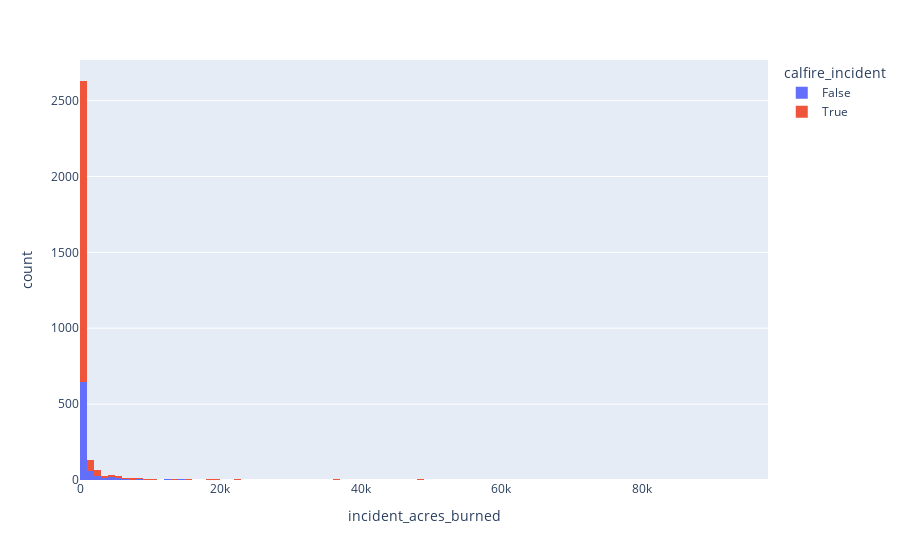

Notebook code for this chart:
### Markdown cell above
**Q1** How many variables and observations?<br>
There are 3338 observations and 23 variables <br>

**Q2** How many different incident types are there?
<br> There are 3338 difference indicents<br>

**Q3** Make a histogram of the acres burned and color the bars by whether or not the incident was a calfire incident. You will probably need to make a mask to remove very small and very large fires. How many fires burned more than 100,000 acres? What is the largest fire in the data?

**Extra Q** EXTRA - CHALLENGE - See if you can create a graph that answers the question: Are fires getting bigger or more frequent over time? You get complete creative control on how to answer this question!

### Code cell
mask = (DF_raw["incident_acres_burned"] > 10) & (DF_raw["incident_acres_burned"] < 100000)
DF_mask = DF_raw[mask]


fig = px.histogram(DF_mask,
                 x = 'incident_acres_burned',
                  color = 'calfire_incident')
fig.show()

### Figure 1 — Plotly figure (JSON) as saved in the notebook; plotly's stock layout.template omitted (floating-point values rounded to 4 significant figures; data arrays with more than 128 entries replaced by an {"elided": "..."} marker saying what was removed)
{"data": [{"bingroup": "x", "hovertemplate": "calfire_incident=False<br>incident_acres_burned=%{x}<br>count=%{y}<extra></extra>", "legendgroup": "False", "marker": {"color": "#636efa", "pattern": {"shape": ""}}, "name": "False", "orientation": "v", "showlegend": true, "type": "histogram", "x": {"elided": "859 float values"}, "xaxis": "x", "yaxis": "y"}, {"bingroup": "x", "hovertemplate": "calfire_incident=True<br>incident_acres_burned=%{x}<br>count=%{y}<extra></extra>", "legendgroup": "True", "marker": {"color": "#EF553B", "pattern": {"shape": ""}}, "name": "True", "orientation": "v", "showlegend": true, "type": "histogram", "x": {"elided": "2221 float values"}, "xaxis": "x", "yaxis": "y"}], "layout": {"barmode": "relative", "legend": {"title": {"text": "calfire_incident"}, "tracegroupgap": 0}, "margin": {"t": 60}, "xaxis": {"anchor": "y", "domain": [0, 1], "title": {"text": "incident_acres_burned"}}, "yaxis": {"anchor": "x", "domain": [0, 1], "title": {"text": "count"}}}}
